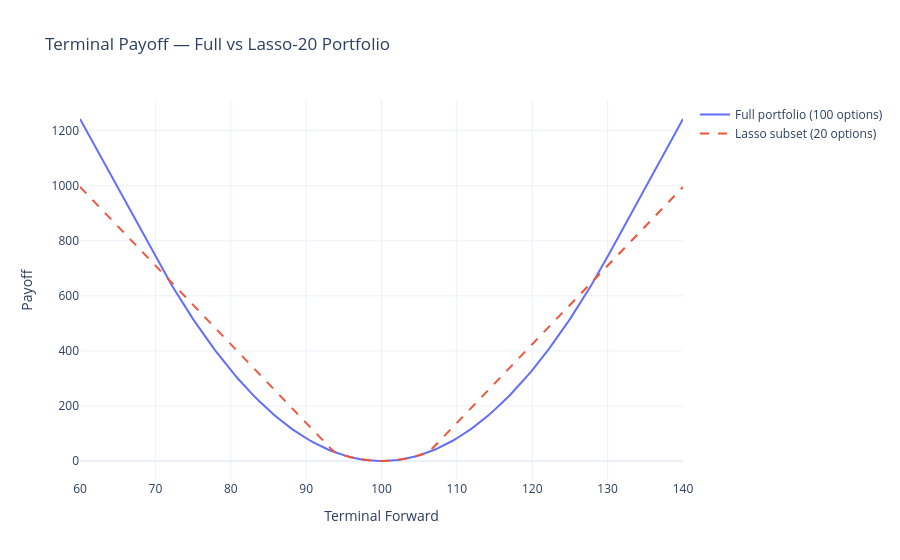

The cell this chart's notebook holds for it:
### Code cell
fig = go.Figure()
fig.add_trace(go.Scatter(x=portfolio_full_payoff.index, y=portfolio_full_payoff.values,
                          mode='lines', name='Full portfolio (100 options)', line=dict(width=2)))
fig.add_trace(go.Scatter(x=portfolio_lasso_payoff.index, y=portfolio_lasso_payoff.values,
                          mode='lines', name='Lasso subset (20 options)', line=dict(width=2, dash='dash')))
fig.update_layout(
    title='Terminal Payoff — Full vs Lasso-20 Portfolio',
    xaxis_title='Terminal Forward', yaxis_title='Payoff',
    template='plotly_white'
)
fig.show()

### Figure 1 — Plotly figure (JSON) as saved in the notebook; plotly's stock layout.template omitted (floating-point values rounded to 4 significant figures; data arrays with more than 128 entries replaced by an {"elided": "..."} marker saying what was removed)
{"data": [{"line": {"width": 2}, "mode": "lines", "name": "Full portfolio (100 options)", "type": "scatter", "x": {"elided": "200 float values"}, "y": {"elided": "200 float values"}}, {"line": {"dash": "dash", "width": 2}, "mode": "lines", "name": "Lasso subset (20 options)", "type": "scatter", "x": {"elided": "200 float values"}, "y": {"elided": "200 float values"}}], "layout": {"title": {"text": "Terminal Payoff — Full vs Lasso-20 Portfolio"}, "xaxis": {"title": {"text": "Terminal Forward"}}, "yaxis": {"title": {"text": "Payoff"}}}}
